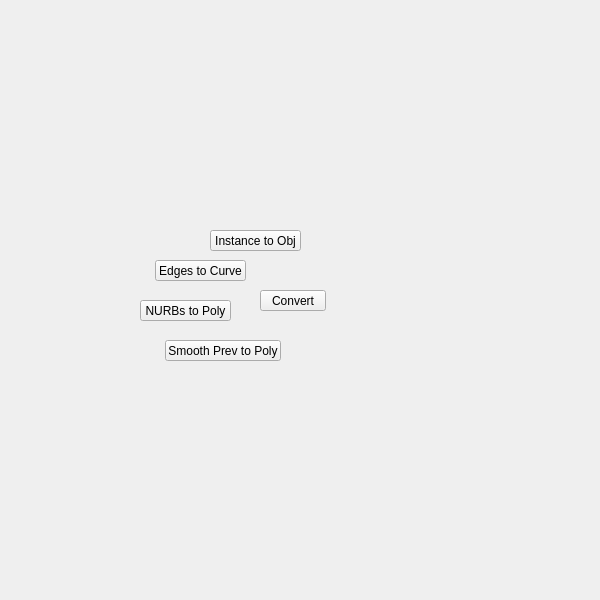
<?xml version="1.0" encoding="UTF-8"?>
<ui version="4.0">
 <class>translucent_window</class>
 <widget class="QMainWindow" name="translucent_window">
  <property name="enabled">
   <bool>true</bool>
  </property>
  <property name="geometry">
   <rect>
    <x>0</x>
    <y>0</y>
    <width>600</width>
    <height>600</height>
   </rect>
  </property>
  <property name="sizePolicy">
   <sizepolicy hsizetype="Ignored" vsizetype="Ignored">
    <horstretch>0</horstretch>
    <verstretch>0</verstretch>
   </sizepolicy>
  </property>
  <property name="minimumSize">
   <size>
    <width>0</width>
    <height>0</height>
   </size>
  </property>
  <property name="maximumSize">
   <size>
    <width>600</width>
    <height>600</height>
   </size>
  </property>
  <property name="cursor">
   <cursorShape>ArrowCursor</cursorShape>
  </property>
  <property name="whatsThis">
   <string>main</string>
  </property>
  <property name="toolButtonStyle">
   <enum>Qt::ToolButtonIconOnly</enum>
  </property>
  <property name="tabShape">
   <enum>QTabWidget::Triangular</enum>
  </property>
  <property name="dockNestingEnabled">
   <bool>true</bool>
  </property>
  <property name="dockOptions">
   <set>QMainWindow::AllowNestedDocks|QMainWindow::AllowTabbedDocks|QMainWindow::AnimatedDocks|QMainWindow::ForceTabbedDocks</set>
  </property>
  <widget class="QWidget" name="widget">
   <property name="sizePolicy">
    <sizepolicy hsizetype="Ignored" vsizetype="Ignored">
     <horstretch>0</horstretch>
     <verstretch>0</verstretch>
    </sizepolicy>
   </property>
   <widget class="QPushButton" name="i002">
    <property name="geometry">
     <rect>
      <x>260</x>
      <y>290</y>
      <width>66</width>
      <height>21</height>
     </rect>
    </property>
    <property name="minimumSize">
     <size>
      <width>0</width>
      <height>21</height>
     </size>
    </property>
    <property name="maximumSize">
     <size>
      <width>66</width>
      <height>21</height>
     </size>
    </property>
    <property name="toolTip">
     <string/>
    </property>
    <property name="whatsThis">
     <string>convert</string>
    </property>
    <property name="text">
     <string>Convert</string>
    </property>
   </widget>
   <widget class="QPushButton" name="b000">
    <property name="geometry">
     <rect>
      <x>155</x>
      <y>260</y>
      <width>91</width>
      <height>21</height>
     </rect>
    </property>
    <property name="minimumSize">
     <size>
      <width>0</width>
      <height>21</height>
     </size>
    </property>
    <property name="maximumSize">
     <size>
      <width>999</width>
      <height>21</height>
     </size>
    </property>
    <property name="toolTip">
     <string/>
    </property>
    <property name="whatsThis">
     <string>convert</string>
    </property>
    <property name="text">
     <string>Edges to Curve</string>
    </property>
   </widget>
   <widget class="QPushButton" name="b001">
    <property name="geometry">
     <rect>
      <x>210</x>
      <y>230</y>
      <width>91</width>
      <height>21</height>
     </rect>
    </property>
    <property name="minimumSize">
     <size>
      <width>0</width>
      <height>21</height>
     </size>
    </property>
    <property name="maximumSize">
     <size>
      <width>999</width>
      <height>21</height>
     </size>
    </property>
    <property name="toolTip">
     <string/>
    </property>
    <property name="whatsThis">
     <string>convert</string>
    </property>
    <property name="text">
     <string>Instance to Obj</string>
    </property>
   </widget>
   <widget class="QPushButton" name="b002">
    <property name="geometry">
     <rect>
      <x>140</x>
      <y>300</y>
      <width>91</width>
      <height>21</height>
     </rect>
    </property>
    <property name="minimumSize">
     <size>
      <width>0</width>
      <height>21</height>
     </size>
    </property>
    <property name="maximumSize">
     <size>
      <width>999</width>
      <height>21</height>
     </size>
    </property>
    <property name="toolTip">
     <string/>
    </property>
    <property name="whatsThis">
     <string>convert</string>
    </property>
    <property name="text">
     <string>NURBs to Poly</string>
    </property>
   </widget>
   <widget class="QPushButton" name="b003">
    <property name="geometry">
     <rect>
      <x>165</x>
      <y>340</y>
      <width>116</width>
      <height>21</height>
     </rect>
    </property>
    <property name="minimumSize">
     <size>
      <width>0</width>
      <height>21</height>
     </size>
    </property>
    <property name="maximumSize">
     <size>
      <width>999</width>
      <height>21</height>
     </size>
    </property>
    <property name="toolTip">
     <string/>
    </property>
    <property name="whatsThis">
     <string>convert</string>
    </property>
    <property name="text">
     <string>Smooth Prev to Poly</string>
    </property>
   </widget>
  </widget>
 </widget>
 <resources/>
 <connections/>
 <designerdata>
  <property name="gridDeltaX">
   <number>5</number>
  </property>
  <property name="gridDeltaY">
   <number>10</number>
  </property>
  <property name="gridSnapX">
   <bool>true</bool>
  </property>
  <property name="gridSnapY">
   <bool>true</bool>
  </property>
  <property name="gridVisible">
   <bool>true</bool>
  </property>
 </designerdata>
</ui>
